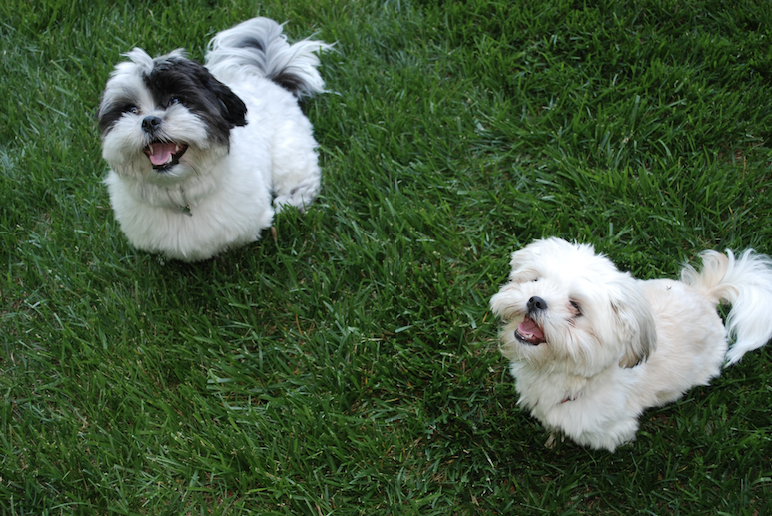
%> input picture 572f/dogs.jpg, 772 x 516 px
$ octave --eval "result = energy_find(imread('dogs.jpg'));"   (GNU Octave 9; MATLAB toolbox functions it lacks are replaced by stand-ins)
%> lines starting %> are read from the running program, lines starting %| are printed output that depends on the picture; in (x1, y1, x2, y2) boxes, pixels count from 0 and x2, y2 are one past the last pixel; in counts of white or black regions, pixels touching at a corner belong together; the program's own positions count from 1
function return_energy = energy_find(input_img)
    %considering brightness as main part of energy function
    grayscale_ver=rgb2gray(input_img);
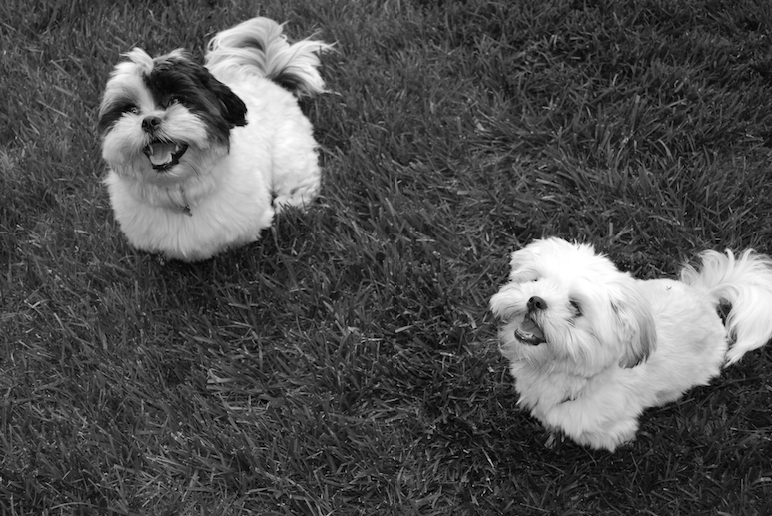
%> grayscale_ver: size 516x772 uint8; min 0, max 255, mean 80.7
    grayscale_ver = im2double(grayscale_ver);
%> grayscale_ver: size 516x772 double

    %imgradient(grayscale_ver)

    x_component = grayscale_ver(:,2:end)-grayscale_ver(: ,1:end-1);
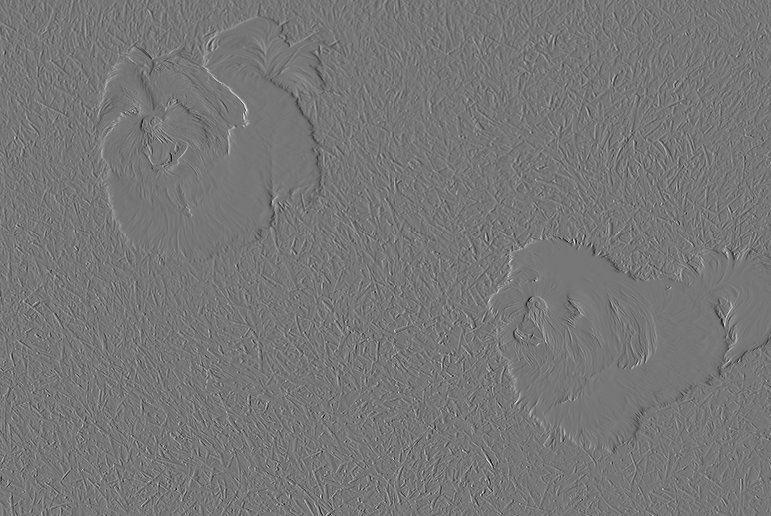
%> x_component: size 516x771 double; min -0.58, max 0.663, mean 3.01e-05; drawn with min black and max white
    y_component = grayscale_ver(2:end,:)-grayscale_ver(1 :end-1,:);
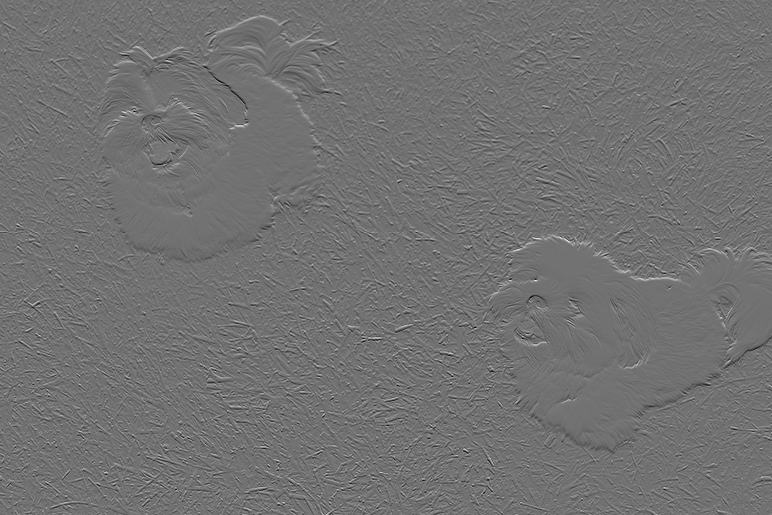
%> y_component: size 515x772 double; min -0.573, max 0.706, mean -6.42e-05; drawn with min black and max white

    %will later use this energy function
   %  as part of the optimal seam
    %dynamic programming problem

    x_component = x_component(1:end-1, : );
%> x_component: size 515x771 double
    y_component = y_component(:, 1:end-1);
%> y_component: size 515x771 double

    %x_component^2
    return_energy= sqrt(x_component.^2  + y_component.^2);
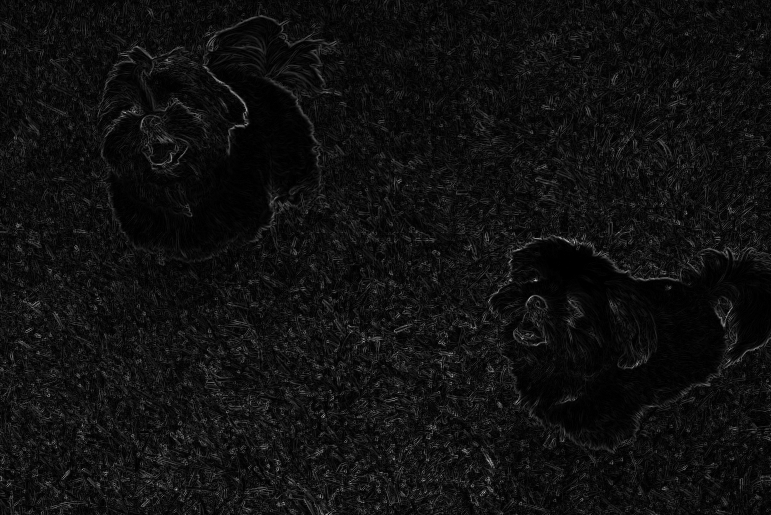
%> return_energy: size 515x771 double; min 0, max 0.745, mean 0.0643

    return_energy(end,end) = 0;
%> return_energy: size 515x771 double; under 0.01% of pixels changed, all inside (x1, y1, x2, y2) = (770, 514, 771, 515)
